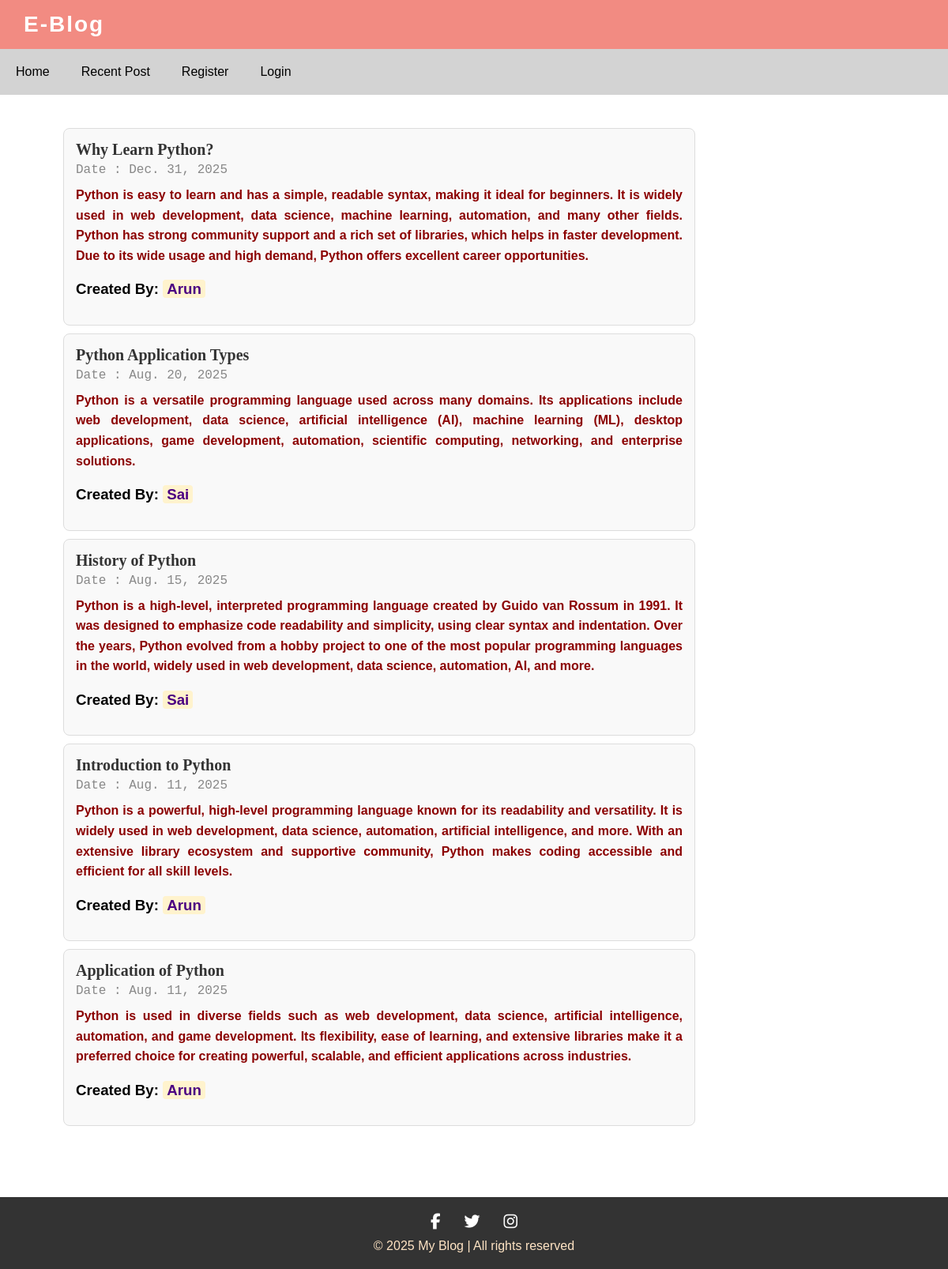
Before: /recentpost/ with the older database file.
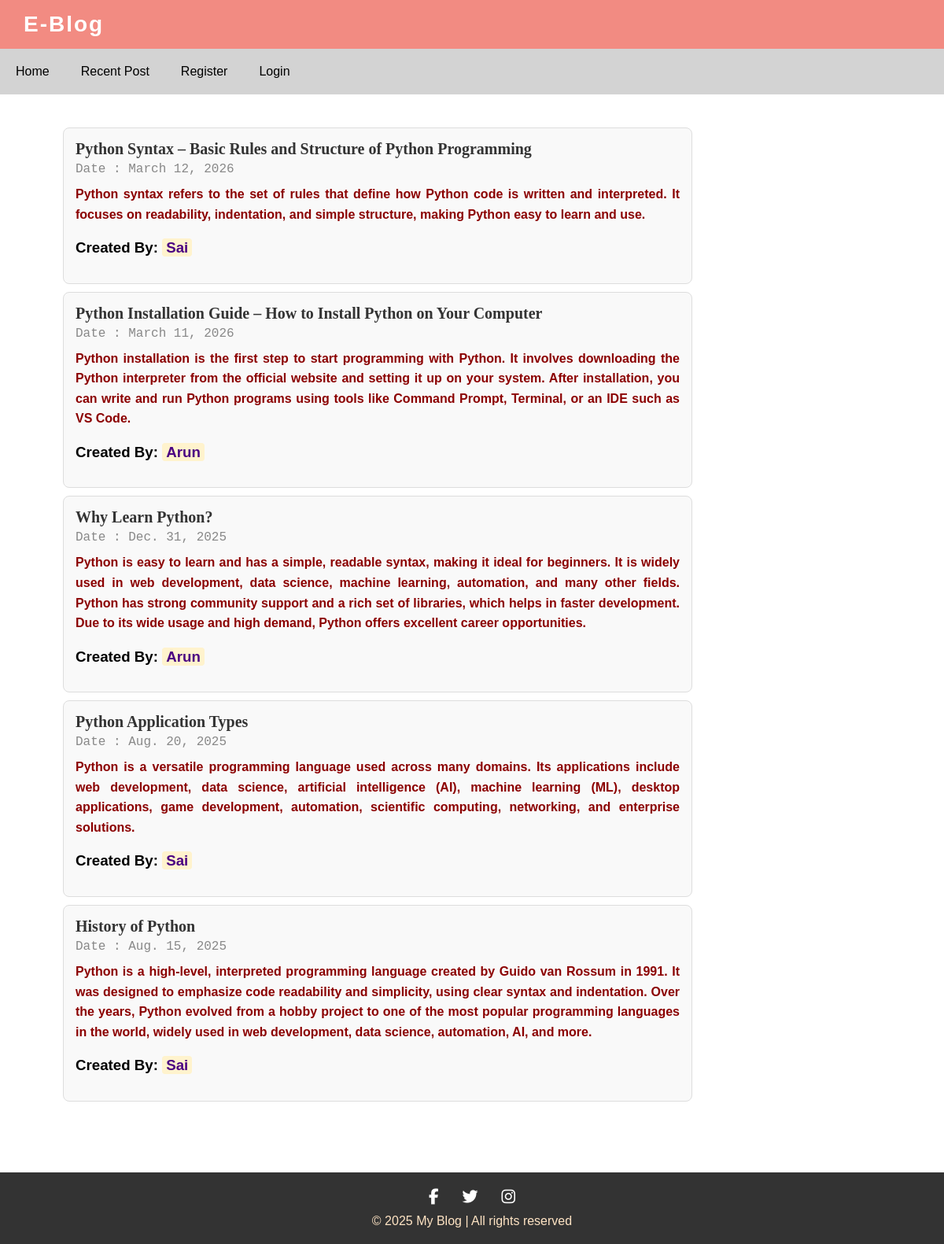
After: the same page with the newer database file.
### Blogapp/models.py (models this page shows)
class Post(models.Model):
    title = models.CharField(max_length=55)
    short_description = models.TextField(max_length=400)
    description = models.TextField(max_length=1000)
    created_by =models.DateField(auto_now_add=True)
    user =models.ForeignKey(User,on_delete=models.CASCADE)

### Blogapp/views.py (the view)
# urls.py: path('recentpost/',RecentpostView.as_view(),name="recentpost"),
class RecentpostView(View):
    def get(self,request):
        post= Post.objects.all().values('id','title','short_description','user__first_name','created_by').order_by('-created_by')[:5]
        return render(request,'recentpost.html',{'post':post})

### Blogapp/templates/recentpost.html (shortened to what this page needs)
{% extends 'base.html' %}
{% block content %}
<div class="content-wrapper">
    {% for p in post %}
    <div class="post-container">
        <span class="post-title">{{ p.title }}</span>
        <div class="post-date">Date : {{ p.created_by }}</div>
        <p class="post-shortdescription">{{ p.short_description }}</p>
        <h3>Created By: <span class="highlight-name">{{ p.user__first_name }}</span></h3>
    </div>
    {% endfor %}
</div>
<footer>
    <div class="footer">
        <a href="https://facebook.com" target="_blank"><i class="fab fa-facebook-f"></i></a>
        <a href="https://twitter.com" target="_blank"><i class="fab fa-twitter"></i></a>
        <a href="https://instagram.com" target="_blank"><i class="fab fa-instagram"></i></a>
        <div class="copyright">
            &copy; 2025 My Blog | All rights reserved
        </div>
    </div>
</footer>
{% endblock %}

Changed rows visible on the page:
no longer on this page (row unchanged): Post: title "Introduction to Python", created_by "Aug. 11, 2025", short_description "Python is a powerful, high-level programming language known for its readability and versatility. It is widely used in web development, data science, automation, artificial intelligence, and more. With an extensive library ecosystem and supportive community, Python makes coding accessible and efficient for all skill levels.", user__first_name "Arun"
no longer on this page (row unchanged): Post: title "Application of Python", created_by "Aug. 11, 2025", short_description "Python is used in diverse fields such as web development, data science, artificial intelligence, automation, and game development. Its flexibility, ease of learning, and extensive libraries make it a preferred choice for creating powerful, scalable, and efficient applications across industries.", user__first_name "Arun"
added Post: title "Python Syntax – Basic Rules and Structure of Python Programming", created_by "March 12, 2026", short_description "Python syntax refers to the set of rules that define how Python code is written and interpreted. It focuses on readability, indentation, and simple structure, making Python easy to learn and use.", user__first_name "Sai"
added Post: title "Python Installation Guide – How to Install Python on Your Computer", created_by "March 11, 2026", short_description "Python installation is the first step to start programming with Python. It involves downloading the Python interpreter from the official website and setting it up on your system. After installation, you can write and run Python programs using tools like Command Prompt, Terminal, or an IDE such as VS Code.", user__first_name "Arun"
